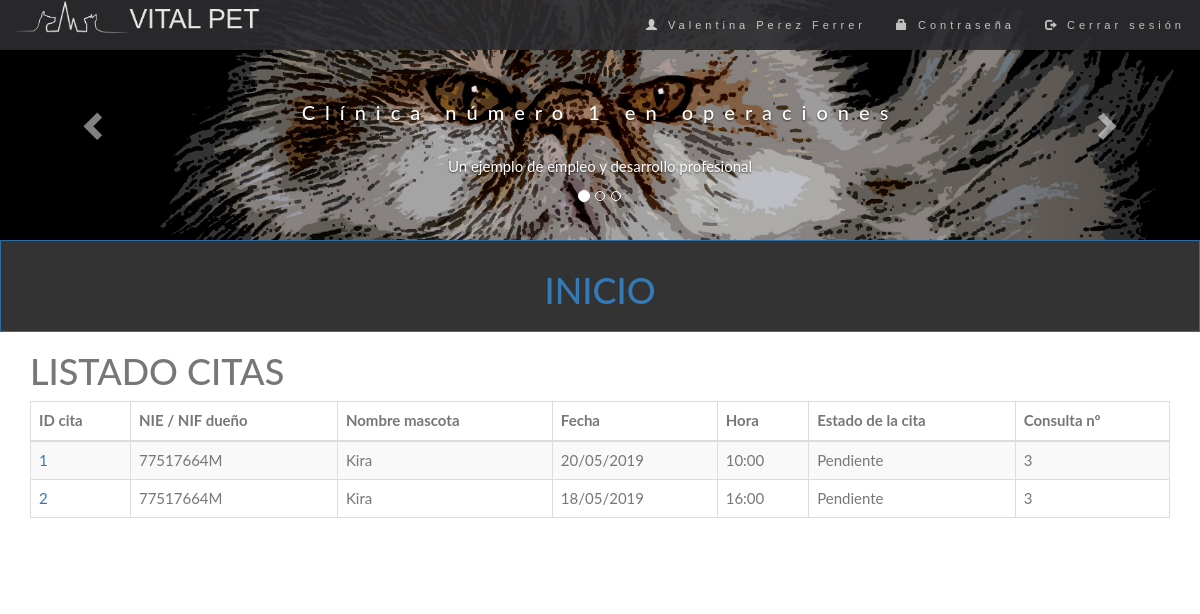
Before: /VISTA/COMUN/vistaGestionCitas.php (signed in) with the older database file.
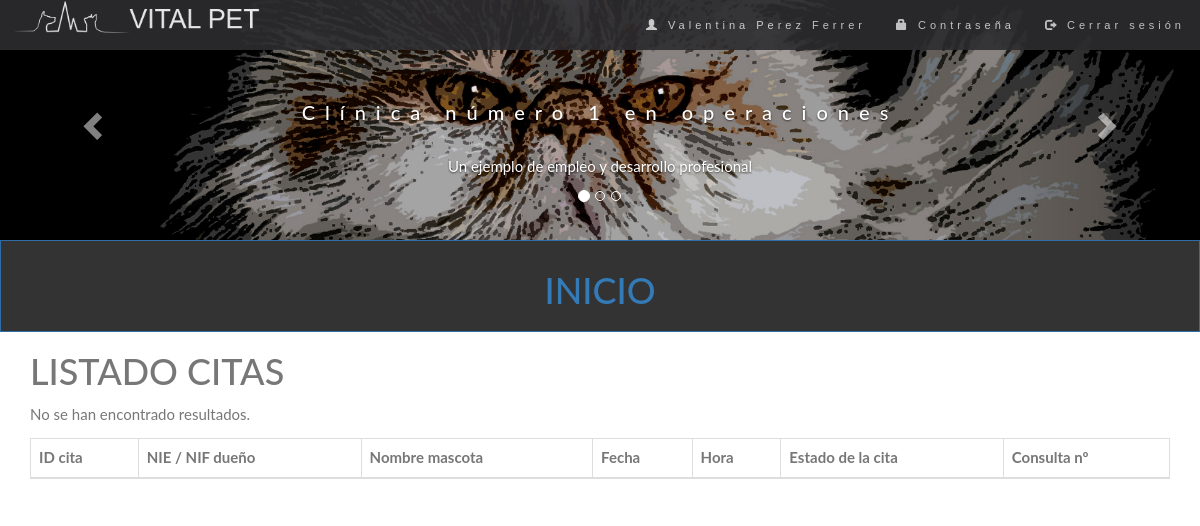
After: the same page with the newer database file.
### tables this page shows
CREATE TABLE `citas` (
  `id_cita` int(11) NOT NULL,
  `fecha_cita` date NOT NULL,
  `hora_cita` varchar(10) NOT NULL,
  `estado_cita` varchar(50) NOT NULL,
  `num_consulta` int(11) NOT NULL,
  `id_mascota` int(11) NOT NULL,
  `id_cliente` int(11) NOT NULL,
  `id_veterinario` int(11) NOT NULL
);

CREATE TABLE `usuarios` (
  `id_usuario` int(11) NOT NULL,
  `nombre_usuario` varchar(100) NOT NULL,
  `apellidos_usuario` varchar(100) NOT NULL,
  `dni_usuario` varchar(9) NOT NULL,
  `telefono_usuario` int(11) NOT NULL,
  `correo_usuario` varchar(100) NOT NULL,
  `fecna_usuario` date NOT NULL,
  `direccion_usuario` varchar(500) NOT NULL,
  `rol_usuario` varchar(20) NOT NULL,
  `pass_usuario` varchar(2000) NOT NULL
);

CREATE TABLE `mascotas` (
  `id_mascota` int(11) NOT NULL,
  `id_cliente` int(11) NOT NULL,
  `nombre_mascota` varchar(50) NOT NULL,
  `tipo_mascota` varchar(50) NOT NULL,
  `raza_mascota` varchar(50) NOT NULL,
  `sexo_mascota` varchar(50) NOT NULL,
  `fecna_mascota` date DEFAULT NULL,
  `peso_mascota` float NOT NULL
);

### BBDD/model.php (called while the page is built, shortened)
<?php
    class Model {
        private $conexion;
        function __construct ($host, $user, $pass, $nombreBase){
            $this->conexion = new mysqli($host, $user, $pass);
                $this->conexion->set_charset("utf8");
        }
        public function ejecutarConsulta($consulta){
            $resultado = null;
            if(isset($this->conexion)){
                $resultado = $this->conexion->stmt_init();
                $resultado->prepare($consulta);
                $resultado->execute();
            }
            return $resultado;
        }
        public function devolverConsultaArray($consulta){
            $resultadoConsulta = $this->ejecutarConsulta($consulta);
            $total = null;
                if($resultadoConsulta){
                    $resultado = $resultadoConsulta->get_result();
                }
                if($resultado){
                    $fila = $resultado->fetch_array();
                    while ($fila != null){
                        $total[] = $fila;
                        $fila = $resultado->fetch_array();
                    }
                }
                return $total;
        }
        public function visualizarCitasCliente($id){
            $consulta = "SELECT U.dni_usuario, C.id_cita, C.fecha_cita, C.hora_cita, C.estado_cita, C.num_consulta, M.id_mascota, M.nombre_mascota, C.id_cliente, C.id_veterinario
            FROM citas C
            JOIN usuarios U ON C.id_cliente = U.id_usuario
            JOIN mascotas M ON C.id_mascota = M.id_mascota
            WHERE estado_cita LIKE 'Pendiente' AND C.id_cliente = $id ";
            $resultado = $this->devolverConsultaArray($consulta);
            return $resultado;
        }
        public function visualizarCitasClientePaginacion($id, $inicio, $tamano_pagina){
            $consulta = "SELECT U.dni_usuario, C.id_cita, C.fecha_cita, C.hora_cita, C.estado_cita, C.num_consulta, M.id_mascota, M.nombre_mascota, C.id_cliente, C.id_veterinario
            FROM citas C
            JOIN usuarios U ON C.id_cliente = U.id_usuario
            JOIN mascotas M ON C.id_mascota = M.id_mascota
            WHERE estado_cita LIKE 'Pendiente' AND C.id_cliente = $id LIMIT ".$inicio."," . $tamano_pagina;
            $resultado = $this->devolverConsultaArray($consulta);
            return $resultado;
        }
    }
?>

### VISTA/COMUN/vistaGestionCitas.php (the view, shortened to what the changed rows need)
<?php
    if (isset($_GET["fecha"]) && isset($_GET["dni"]) && isset($_GET["estado"])) {
        $fecha = $_GET["fecha"];
        $dni = $_GET["dni"];
        $estado = $_GET["estado"];
    } else {
        $fecha = "";
        $dni = "";
        $estado = "";
    }
?>
<!DOCTYPE html>
<html lang="es">
  <head>
      <link rel="stylesheet" href="https://maxcdn.bootstrapcdn.com/bootstrap/3.4.0/css/bootstrap.min.css">
      <link href="//netdna.bootstrapcdn.com/bootstrap/3.2.0/css/bootstrap.min.css" rel="stylesheet" id="bootstrap-css">
      <link href="//maxcdn.bootstrapcdn.com/font-awesome/4.2.0/css/font-awesome.min.css" rel="stylesheet">
        <?php
          if ($_SESSION['rol'] == 'Cliente') {
              echo"<link rel='stylesheet' type='text/css' href='../../CSS/estiloClienteIndex.css'>";
          }else{
            echo'<link rel="stylesheet" type="text/css" href="../../CSS/estilo.css">';
          }
        ?>
  </head>
  <body>
            <?php
              if ($_SESSION['rol'] == 'Cliente') {
                  echo"<button type='button' class='btn btn-primary btn-block'><a href='../CLIENTE/index.php'><h1>INICIO</h1></a></button>";
              } else {
                  echo('<div class="row">
                  <div class="col-12 col-sm-12 col-md-12  col-lg-12">');
                  include "../../INCLUDE/menuPrincipal.inc";
              }
            ?>
      <?php
          if ($_SESSION['rol'] != 'Cliente') {
              echo "<div class='logotipo col-12 col-sm-7 col-md-7 col-lg-7'> <div class='form-group row'>";
          } else {
              echo "<div class='logotipo col-12 col-sm-12 col-md-12 col-lg-12'> <div class='form-group row margen'>";
          }
      ?>
        <div class="col-12 col-sm-12 col-md-12 col-lg-12">
          <h1>LISTADO CITAS</h1>
        </div>
    <div class="col-12 col-sm-12 col-md-12 col-lg-12">
      <table class="table table-bordered table-striped">
        <thead>
          <tr>
            <th>ID cita</th>
            <th>NIE / NIF dueño</th>
            <th>Nombre mascota</th>
            <th>Fecha</th>
            <th>Hora</th>
            <th>Estado de la cita</th>
            <th>Consulta nº</th>
          </tr>
        </thead>
        <tbody id="myTable">
        <?php
            require_once '../../BBDD/model.php';
            $conexion = new Model(Config::$host, Config::$user, Config::$pass, Config::$nombreBase);
            if ($_SESSION['rol'] == 'Veterinario') {
                $resultado = $conexion->visualizarCitasVeterinarioFiltrado($_SESSION['id_usuario'], $fecha, $dni, $estado);
            } elseif ($_SESSION['rol'] == 'Cliente') {
                $resultado = $conexion->visualizarCitasCliente($_SESSION['id_usuario']);
            } else {
                $resultado = $conexion->visualizarCitasFiltrado($fecha, $dni, $estado);
            }
            if (!empty($resultado)) {
                $tamano_pagina = 5;
                $pagina = false;
                if (!$pagina) {
                    $inicio = 0;
                } else {
                    $inicio = ($pagina - 1) * $tamano_pagina;
                }
                if ($_SESSION['rol'] == 'Veterinario') {
                    $resultadoPaginacion = $conexion->visualizarCitasVeterinarioFiltradoPaginacion($_SESSION['id_usuario'], $fecha, $dni, $estado, $inicio, $tamano_pagina);
                } elseif ($_SESSION['rol'] == 'Cliente') {
                    $resultadoPaginacion = $conexion->visualizarCitasClientePaginacion($_SESSION['id_usuario'], $inicio, $tamano_pagina);
                } else {
                    $resultadoPaginacion = $conexion->visualizarCitasFiltradoPaginacion($fecha, $dni, $estado, $inicio, $tamano_pagina);
                }
                foreach ($resultadoPaginacion as $citas) {
                    echo(" <tr>
                    <td><a href='vistaDetalleCitas.php?id=".$citas['id_cita']."'>".$citas['id_cita']."</a></td>
                    <td>".$citas['dni_usuario']."</td>
                    <td>".$citas['nombre_mascota']."</td>
                    <td>".date("d/m/Y", strtotime($citas['fecha_cita']))."</td>
                    <td>".$citas['hora_cita']."</td>
                    <td>".$citas['estado_cita']."</td>
                    <td>".$citas['num_consulta']."</td>");
                    echo("</tr>");
                } ?>
        </tbody>
      </table>
    </div>
    <div class="col-12 col-sm-12 col-md-12 col-lg-12">
    <?php
            } else {
                echo("<p>No se han encontrado resultados.</p>");
            }
      ?>
    </div>
    </div>
    </div>
    </body>
  </head>
</html>

Changed rows visible on the page:
removed citas: id_cita "1", usuarios.dni_usuario "77517664M", id_mascota.nombre_mascota "Kira", fecha_cita "20/05/2019", hora_cita "10:00", estado_cita "Pendiente", num_consulta "3"
removed citas: id_cita "2", usuarios.dni_usuario "77517664M", id_mascota.nombre_mascota "Kira", fecha_cita "18/05/2019", hora_cita "16:00", estado_cita "Pendiente", num_consulta "3"
Other visible differences:
text now shown: "No se han encontrado resultados."
